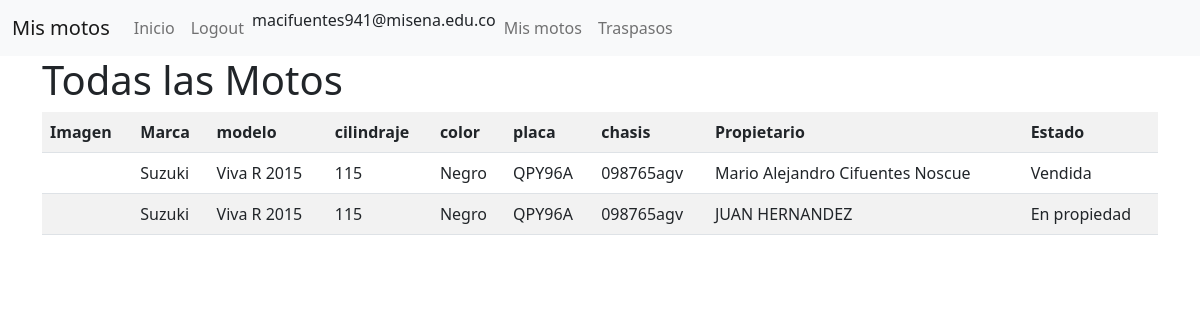
Screenshot of / (signed in) with the database file from the repository.
### apps/motos/models.py (models this page shows, shortened)
class Historial(models.Model):
    moto = models.ForeignKey(Moto, on_delete=models.PROTECT)
    propietario = models.ForeignKey(Persona, on_delete=models.PROTECT)
    estado = models.CharField(max_length=20, choices= estados, default='En propiedad')

class Moto(models.Model):
    marca = models.CharField(max_length=100)
    modelo = models.CharField(max_length=100)
    cilindraje = models.IntegerField()
    foto_moto = models.ImageField(upload_to='fotos_motos', null=True, blank=True)
    color = models.CharField(max_length=100)
    placa = models.CharField(unique=True, max_length=100)
    chasis = models.CharField(unique=True, max_length=100)

class Persona(models.Model):
    nombres = models.CharField(max_length=100)
    apellidos = models.CharField(max_length=100)
    foto  = models.ImageField(upload_to='fotos_usuarios', null=True, blank=True)
    cedula = models.IntegerField(unique=True)
    telefono = models.IntegerField(null=True, blank=True)
    dirección = models. CharField(max_length=100)
    ciudad = models.CharField(max_length=100)
    id_usuario = models.OneToOneField(User, on_delete=models.CASCADE)
    def __str__(self):
        return self.nombres + " " + self.apellidos

### apps/motos/views.py (the view)
# urls.py: path('', motos_view, name='motos'),
def motos_view(request):
    lista = Historial.objects.filter()
    return render(request, 'motos/motos.html', locals())

### templates/motos/motos.html
{% extends 'base.html' %} {% block contenido %}
<h1>Todas las Motos</h1>
<table class="table table-striped">
    <tr>
        <th>Imagen</th>
        <th>Marca</th>
        <th>modelo</th>
        <th>cilindraje</th>
        <th>color</th>
        <th>placa</th>
        <th>chasis</th>
        <th>Propietario</th>
        <th>Estado</th>
    </tr>
    {% for l in lista %}
    <tr>
        <td>{{ l.moto.fotos_motos }} <img src="/media/{{ object.fotos_motos }}" alt=""></td>
        <td>{{ l.moto.marca }}</td>
        <td>{{ l.moto.modelo }}</td>
        <td>{{ l.moto.cilindraje }}</td>
        <td>{{ l.moto.color }}</td>
        <td>{{ l.moto.placa }}</td>
        <td>{{ l.moto.chasis }}</td>
        <td>{{ l.propietario }}</td>
        <td>{{ l.estado }}</td>
    </tr>
    {% endfor %}
</table>
{% endblock contenido %}

### templates/base.html (shortened to what this page needs)
<!doctype html>
<html lang="en">
<head>
    <link rel="stylesheet" href="https://cdn.jsdelivr.net/npm/bootstrap@5.0.2/dist/css/bootstrap.min.css">
</head>
<body>
    <nav class="navbar navbar-expand-lg navbar-light bg-light">
        <div class="container-fluid">
            <a class="navbar-brand" href="{% url 'mis_motos'%}">Mis motos</a>
            <div class="collapse navbar-collapse" id="navbarSupportedContent">
                <ul class="navbar-nav me-auto mb-2 mb-lg-0">
                    <li class="nav-item">
                        <a class="nav-link" href="{% url 'motos' %}">Inicio</a>
                    </li>
                    <li class="nav-item">
                        {% if request.user.is_authenticated %}
                        <a class="nav-link" href="{% url 'logout' %}">Logout</a> {% else %}
                        <a class="nav-link" href="{% url 'login' %}">Login</a> {% endif %}
                    </li>
                    {% if request.user.is_authenticated %}
                    <li class="nav-item">{{ request.user }}</li>
                    {% else %}
                    <li class="nav-item">
                        <a class="nav-link" href="{% url 'registro' %}">Registrate</a>
                    </li>
                    {% endif %} {% if request.user.is_authenticated %}
                    <li class="nav-item">
                        <a class="nav-link" href="{% url 'mis_motos' %}">Mis motos</a>
                    </li>
                    <li class="nav-item">
                        <a class="nav-link" href="{% url 'traspasos' %}">Traspasos</a>
                    </li>
                    {% endif %}
                </ul>
            </div>
        </div>
    </nav>
    <div class="container">
        {% block contenido %} {% endblock contenido %}
    </div>
</body>
</html>

### rows the page displays
Historial: moto.marca "Suzuki", moto.modelo "Viva R 2015", moto.cilindraje "115", moto.color "Negro", moto.placa "QPY96A", moto.chasis "098765agv", propietario "Mario Alejandro Cifuentes Noscue", estado "Vendida"
Historial: moto.marca "Suzuki", moto.modelo "Viva R 2015", moto.cilindraje "115", moto.color "Negro", moto.placa "QPY96A", moto.chasis "098765agv", propietario "JUAN HERNANDEZ", estado "En propiedad"

### other values shown
{{ request.user }} "macifuentes941@misena.edu.co"
